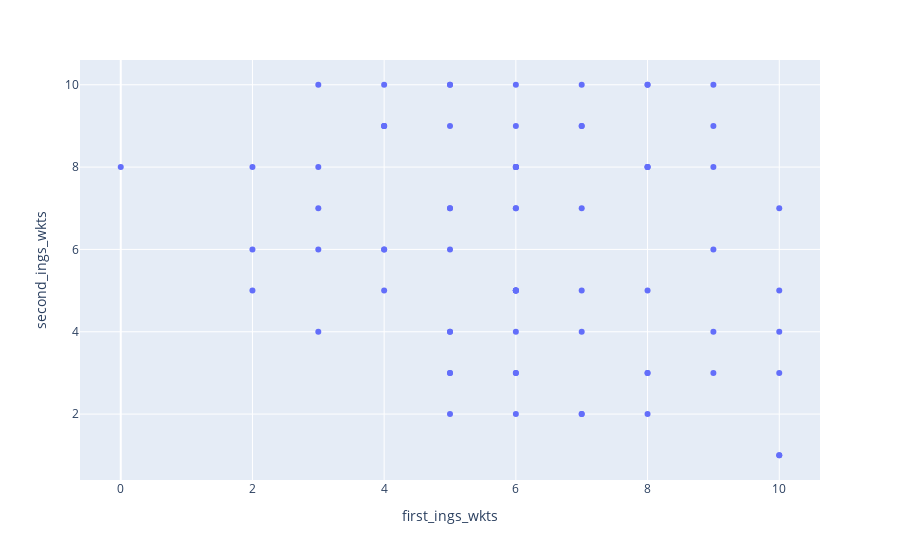

Notebook code for this chart:
### Code cell
px.scatter(df,x = "first_ings_wkts",y = "second_ings_wkts")

### Figure 1 — Plotly figure (JSON) as saved in the notebook; plotly's stock layout.template omitted (floating-point values rounded to 4 significant figures)
{"data": [{"hovertemplate": "first_ings_wkts=%{x}<br>second_ings_wkts=%{y}<extra></extra>", "legendgroup": "", "marker": {"color": "#636efa", "symbol": "circle"}, "mode": "markers", "name": "", "orientation": "v", "showlegend": false, "type": "scatter", "x": [5, 5, 2, 6, 6, 10, 7, 10, 8, 6, 8, 7, 3, 4, 3, 9, 7, 6, 5, 6, 7, 4, 5, 4, 8, 4, 5, 10, 5, 5, 6, 10, 7, 2, 9, 10, 6, 4, 8, 6, 9, 8, 6, 6, 3, 2, 5, 8, 8, 3, 6, 5, 7, 3, 6, 9, 4, 6, 10, 9, 6, 5, 6, 7, 6, 0, 5, 6, 7, 8, 6, 4, 8, 9], "xaxis": "x", "y": [4, 6, 5, 5, 7, 7, 4, 4, 8, 9, 10, 9, 6, 5, 4, 4, 2, 3, 10, 8, 2, 9, 9, 9, 3, 9, 7, 3, 7, 10, 8, 1, 7, 8, 8, 1, 8, 6, 10, 5, 6, 8, 4, 5, 7, 6, 3, 2, 8, 8, 5, 4, 10, 10, 10, 10, 10, 2, 5, 9, 8, 3, 8, 9, 7, 8, 2, 5, 5, 5, 3, 6, 3, 3], "yaxis": "y"}], "layout": {"legend": {"tracegroupgap": 0}, "margin": {"t": 60}, "xaxis": {"anchor": "y", "domain": [0, 1], "title": {"text": "first_ings_wkts"}}, "yaxis": {"anchor": "x", "domain": [0, 1], "title": {"text": "second_ings_wkts"}}}}
